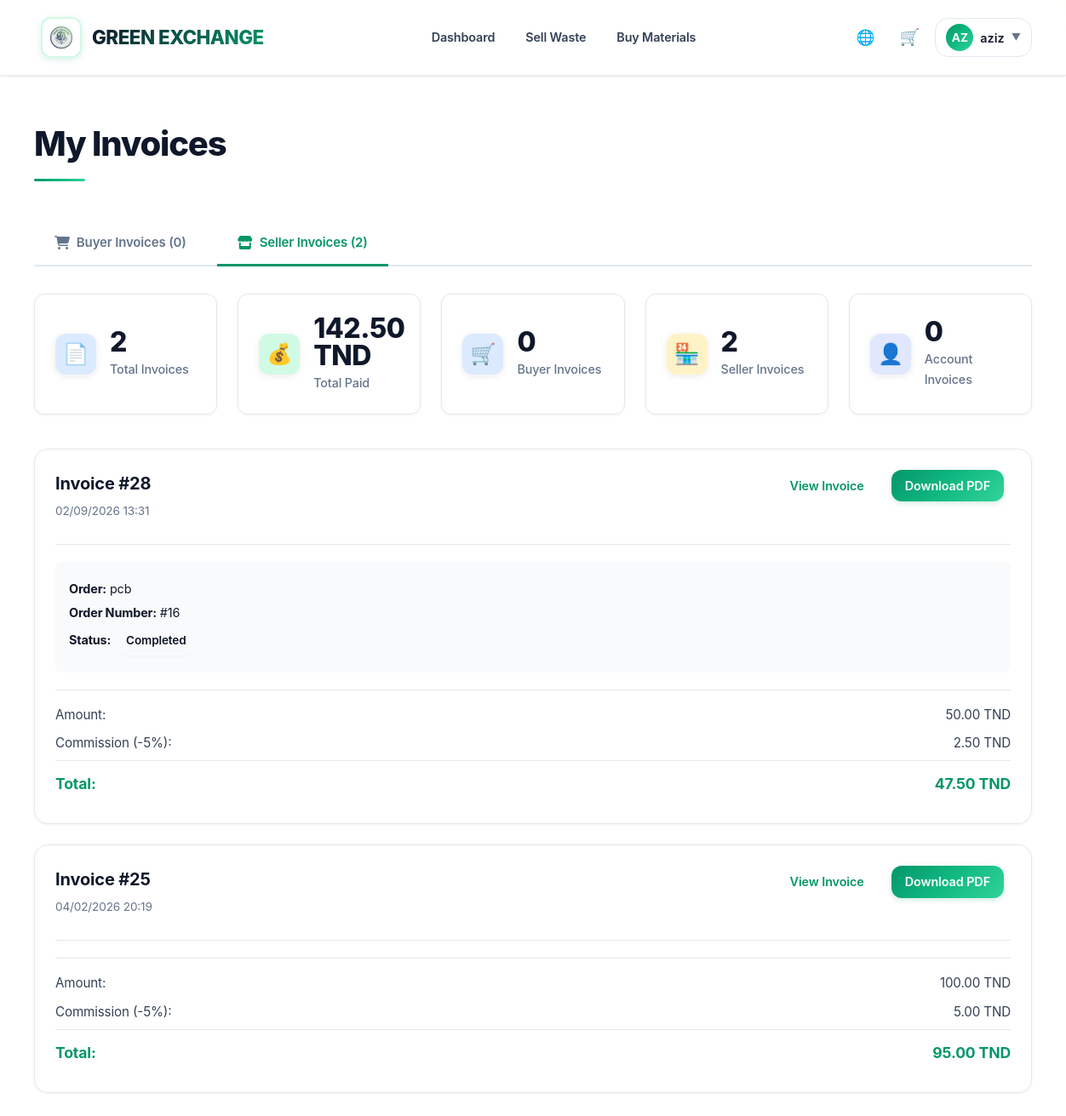
The app's page /pages/invoices.php?tab=seller (signed in) with its own data.
### tables this page shows
CREATE TABLE users (
    id INTEGER PRIMARY KEY AUTOINCREMENT,
    username VARCHAR(50) UNIQUE NOT NULL,
    email VARCHAR(100) UNIQUE NOT NULL,
    password VARCHAR(255) NOT NULL,
    phone VARCHAR(20),
    address TEXT,
    city VARCHAR(100),
    role VARCHAR(10) DEFAULT 'user' CHECK(role IN ('user', 'admin')),
    verified BOOLEAN DEFAULT 0,
    account_fee_paid BOOLEAN DEFAULT 0,
    created_at DATETIME DEFAULT CURRENT_TIMESTAMP
);

CREATE TABLE invoices (
    id INTEGER PRIMARY KEY AUTOINCREMENT,
    order_id INTEGER,
    user_id INTEGER NOT NULL,
    invoice_type VARCHAR(20) NOT NULL CHECK(invoice_type IN ('order', 'account_creation')),
    amount DECIMAL(10, 2) NOT NULL,
    commission DECIMAL(10, 2) DEFAULT 0,
    fees DECIMAL(10, 2) DEFAULT 0,
    total DECIMAL(10, 2) NOT NULL,
    created_at DATETIME DEFAULT CURRENT_TIMESTAMP, invoice_role VARCHAR(10),
    FOREIGN KEY (order_id) REFERENCES orders(id) ON DELETE SET NULL,
    FOREIGN KEY (user_id) REFERENCES users(id) ON DELETE CASCADE
);

CREATE TABLE posts (
    id INTEGER PRIMARY KEY AUTOINCREMENT,
    user_id INTEGER NOT NULL,
    title VARCHAR(200) NOT NULL,
    description TEXT,
    category VARCHAR(50) NOT NULL,
    waste_type VARCHAR(100) NOT NULL,
    location VARCHAR(200) NOT NULL,
    address TEXT,
    quantity DECIMAL(10, 2) NOT NULL,
    unit VARCHAR(10) NOT NULL CHECK(unit IN ('kg', 'tonnes')),
    price_per_kg DECIMAL(10, 2) NOT NULL,
    transport_by VARCHAR(10) NOT NULL CHECK(transport_by IN ('buyer', 'seller')),
    status VARCHAR(20) DEFAULT 'available' CHECK(status IN ('available', 'pending', 'sold', 'cancelled')),
    created_at DATETIME DEFAULT CURRENT_TIMESTAMP,
    updated_at DATETIME DEFAULT CURRENT_TIMESTAMP,
    FOREIGN KEY (user_id) REFERENCES users(id) ON DELETE CASCADE
);

CREATE TABLE "orders" (
                    id INTEGER PRIMARY KEY AUTOINCREMENT,
                    buyer_id INTEGER NOT NULL,
                    seller_id INTEGER NOT NULL,
                    post_id INTEGER NOT NULL,
                    quantity DECIMAL(10, 2) NOT NULL,
                    unit_price DECIMAL(10, 2) NOT NULL,
                    subtotal DECIMAL(10, 2) NOT NULL,
                    commission DECIMAL(10, 2),
                    buyer_commission DECIMAL(10, 2),
                    seller_commission DECIMAL(10, 2),
                    total_price DECIMAL(10, 2),
                    buyer_total DECIMAL(10, 2),
                    seller_total DECIMAL(10, 2),
                    status VARCHAR(20) DEFAULT 'pending' CHECK(status IN ('pending', 'confirmed', 'pending_completion', 'completed', 'cancelled')),
                    cancelled_by VARCHAR(10) CHECK(cancelled_by IN ('buyer', 'seller')),
                    created_at DATETIME DEFAULT CURRENT_TIMESTAMP,
                    updated_at DATETIME DEFAULT CURRENT_TIMESTAMP,
                    FOREIGN KEY (buyer_id) REFERENCES users(id) ON DELETE CASCADE,
                    FOREIGN KEY (seller_id) REFERENCES users(id) ON DELETE CASCADE,
                    FOREIGN KEY (post_id) REFERENCES posts(id) ON DELETE CASCADE
                );

### config/languages.php (called while the page is built, shortened)
<?php
function getCurrentLanguage() {
    return DEFAULT_LANGUAGE;
}
function loadTranslations($lang) {
    $translations = [];
    $lang_file = __DIR__ . "/../lang/{$lang}.php";
    if (file_exists($lang_file)) {
        if (isset($translations) && is_array($translations) && count($translations) > 0) {
            return $translations;
        }
    }
    return [];
}
function t($key, $params = []) {
    static $translations = null;
    static $current_lang = null;
    $lang = getCurrentLanguage();
    if ($translations === null || $current_lang !== $lang || empty($translations)) {
        $current_lang = $lang;
        $translations = loadTranslations($current_lang);
    }
    $translation = isset($translations[$key]) ? $translations[$key] : $key;
    return $translation;
}

### includes/functions.php (called while the page is built, shortened)
<?php
function isLoggedIn() {
    return isset($_SESSION['user_id']);
}
function getCurrentUser() {
    $pdo = getDB();
    $stmt = $pdo->prepare("SELECT * FROM users WHERE id = ?");
    $stmt->execute([$_SESSION['user_id']]);
    return $stmt->fetch();
}
function isAdmin() {
    $user = getCurrentUser();
    return $user && $user['role'] === 'admin';
}
function escape($string) {
    return htmlspecialchars($string, ENT_QUOTES, 'UTF-8');
}
function formatDate($date) {
    $timestamp = strtotime($date);
    return date('d/m/Y H:i', $timestamp);
}
function formatPrice($price) {
    return number_format((float)$price, 2, '.', ' ') . ' TND';
}

### pages/invoices.php (the view, shortened to what this page needs)
<?php
require_once __DIR__ . '/../includes/functions.php';
$user = getCurrentUser();
require_once __DIR__ . '/../includes/header.php';
$pdo = getDB();
$active_tab = $_GET['tab'] ?? 'buyer';
$stmt = $pdo->prepare("
    SELECT i.*, o.id as order_id, o.status as order_status, p.title as order_title
    FROM invoices i
    LEFT JOIN orders o ON i.order_id = o.id
    LEFT JOIN posts p ON o.post_id = p.id
    WHERE i.user_id = ?
    ORDER BY i.created_at DESC
");
$stmt->execute([$user['id']]);
$all_invoices = $stmt->fetchAll();
$buyer_invoices = array_filter($all_invoices, fn($i) => $i['invoice_role'] === 'buyer' || $i['invoice_type'] === 'account_creation');
$seller_invoices = array_filter($all_invoices, fn($i) => $i['invoice_role'] === 'seller');
if ($active_tab === 'buyer') {
    $invoices = $buyer_invoices;
} elseif ($active_tab === 'seller') {
    $invoices = $seller_invoices;
} else {
    $invoices = $all_invoices;
}
$total_invoices = count($all_invoices);
$total_paid = array_sum(array_column($all_invoices, 'total'));
$buyer_invoices_count = count($buyer_invoices);
$seller_invoices_count = count($seller_invoices);
$account_invoices = count(array_filter($all_invoices, fn($i) => $i['invoice_type'] === 'account_creation'));
?>
<div class="container">
    <h1 class="page-title"><?php echo t('my_invoices'); ?></h1>
    <div class="invoice-tabs">
        <a href="?tab=buyer" class="invoice-tab <?php echo $active_tab === 'buyer' ? 'active' : ''; ?>">
            <i class="fa-solid fa-shopping-cart"></i>
            <?php echo t('buyer_invoices'); ?> (<?php echo $buyer_invoices_count; ?>)
        </a>
        <a href="?tab=seller" class="invoice-tab <?php echo $active_tab === 'seller' ? 'active' : ''; ?>">
            <i class="fa-solid fa-store"></i>
            <?php echo t('seller_invoices'); ?> (<?php echo $seller_invoices_count; ?>)
        </a>
    </div>
    <div class="invoices-stats">
        <div class="stat-card">
            <div class="stat-icon" style="background: #dbeafe; color: #1e40af;">📄</div>
            <div class="stat-content">
                <h3><?php echo $total_invoices; ?></h3>
                <p><?php echo t('total_invoices'); ?></p>
            </div>
        </div>
        <div class="stat-card">
            <div class="stat-icon" style="background: #d1fae5; color: #065f46;">💰</div>
            <div class="stat-content">
                <h3><?php echo formatPrice($total_paid); ?></h3>
                <p><?php echo t('total_paid'); ?></p>
            </div>
        </div>
        <div class="stat-card">
            <div class="stat-icon" style="background: #dbeafe; color: #1e40af;">🛒</div>
            <div class="stat-content">
                <h3><?php echo $buyer_invoices_count; ?></h3>
                <p><?php echo t('buyer_invoices'); ?></p>
            </div>
        </div>
        <div class="stat-card">
            <div class="stat-icon" style="background: #fef3c7; color: #92400e;">🏪</div>
            <div class="stat-content">
                <h3><?php echo $seller_invoices_count; ?></h3>
                <p><?php echo t('seller_invoices'); ?></p>
            </div>
        </div>
        <div class="stat-card">
            <div class="stat-icon" style="background: #e0e7ff; color: #3730a3;">👤</div>
            <div class="stat-content">
                <h3><?php echo $account_invoices; ?></h3>
                <p><?php echo t('account_invoices'); ?></p>
            </div>
        </div>
    </div>
    <?php if (empty($invoices)): ?>
        <div class="empty-state">
            <div class="empty-icon">📋</div>
            <h2><?php echo t('no_invoices_yet'); ?></h2>
            <p><?php echo t('no_invoices_description'); ?></p>
        </div>
    <?php else: ?>
        <div class="invoices-list">
            <?php foreach ($invoices as $invoice): ?>
                <div class="invoice-card">
                    <div class="invoice-header">
                        <div>
                            <h3><?php echo t('invoice'); ?> #<?php echo $invoice['id']; ?></h3>
                            <p class="invoice-date"><?php echo formatDate($invoice['created_at']); ?></p>
                            <p class="invoice-type">
                                <?php if ($invoice['invoice_type'] === 'order'): ?>
                                    <?php if ($invoice['invoice_role'] === 'buyer'): ?>
                                        <span class="badge badge-buyer"><?php echo t('buyer_invoice'); ?></span>
                                    <?php else: ?>
                                        <span class="badge badge-seller"><?php echo t('seller_invoice'); ?></span>
                                    <?php endif; ?>
                                <?php else: ?>
                                    <span class="badge badge-account"><?php echo t('account_creation'); ?></span>
                                <?php endif; ?>
                            </p>
                        </div>
                        <div class="invoice-actions">
                            <a href="/pages/invoice-detail.php?id=<?php echo $invoice['id']; ?>" class="btn btn-outline btn-small"><?php echo t('view_invoice'); ?></a>
                            <a href="/api/download-invoice.php?id=<?php echo $invoice['id']; ?>" class="btn btn-primary btn-small" target="_blank"><?php echo t('download_pdf'); ?></a>
                        </div>
                    </div>
                    <?php if ($invoice['invoice_type'] === 'order' && $invoice['order_title']): ?>
                        <div class="invoice-order-info">
                            <p><strong><?php echo t('order'); ?>:</strong> <?php echo escape($invoice['order_title']); ?></p>
                            <?php if ($invoice['order_id']): ?>
                                <p><strong><?php echo t('order_number'); ?>:</strong> #<?php echo $invoice['order_id']; ?></p>
                                <p><strong><?php echo t('order_status'); ?>:</strong>
                                    <span class="status-badge status-<?php echo $invoice['order_status']; ?>">
                                        <?php echo t($invoice['order_status']); ?>
                                    </span>
                                </p>
                            <?php endif; ?>
                        </div>
                    <?php endif; ?>
                    <div class="invoice-summary">
                        <div class="summary-row">
                            <span><?php echo t('amount'); ?>:</span>
                            <span><?php echo formatPrice($invoice['amount']); ?></span>
                        </div>
                        <?php if ($invoice['commission'] > 0): ?>
                            <div class="summary-row">
                                <span>
                                    <?php echo t('commission'); ?>
                                    (<?php echo $invoice['invoice_role'] === 'buyer' ? '+' : '-'; ?><?php echo (BUYER_COMMISSION_RATE * 100); ?>%):
                                </span>
                                <span><?php echo formatPrice($invoice['commission']); ?></span>
                            </div>
                        <?php endif; ?>
                        <div class="summary-row total">
                            <span><?php echo t('total'); ?>:</span>
                            <span><?php echo formatPrice($invoice['total']); ?></span>
                        </div>
                    </div>
                </div>
            <?php endforeach; ?>
        </div>
    <?php endif; ?>
</div>
<?php require_once __DIR__ . '/../includes/footer.php'; ?>

### includes/header.php (shortened to what this page needs)
<?php
$current_user = getCurrentUser();
?>
<!DOCTYPE html>
<html lang="<?php echo getCurrentLanguage(); ?>" dir="<?php echo getCurrentLanguage() === 'ar' ? 'rtl' : 'ltr'; ?>">
<head>
    <link rel="stylesheet" href="https://cdnjs.cloudflare.com/ajax/libs/font-awesome/6.5.1/css/all.min.css">
    <link rel="stylesheet" href="/assets/css/style.css">
</head>
<body<?php echo isset($admin_page) && $admin_page ? ' class="admin-body"' : ''; ?>>
    <header>
        <div class="header-top">
            <div class="container">
                <div class="header-left">
                    <?php
                    $logo_link = '/';
                    if (isLoggedIn()) {
                        $logo_link = isAdmin() ? '/pages/admin.php' : '/pages/dashboard.php';
                    }
                    ?>
                    <a href="<?php echo $logo_link; ?>" class="logo-link">
                        <img src="/assets/images/logo.png" alt="Green Exchange" class="logo-image">
                        <h1 class="site-title">GREEN EXCHANGE</h1>
                    </a>
                </div>
                <div class="header-center">
                    <?php if (!isLoggedIn() && (basename($_SERVER['PHP_SELF']) == 'index.php' || $_SERVER['REQUEST_URI'] == '/')): ?>
                    <nav class="header-nav">
                        <a href="/#about"><?php echo t('about'); ?></a>
                        <a href="/#fees"><?php echo t('fees'); ?></a>
                    </nav>
                    <?php elseif (isLoggedIn()): ?>
                    <nav class="header-nav">
                        <?php if (!isAdmin()): ?>
                            <a href="/pages/dashboard.php"><?php echo t('dashboard'); ?></a>
                            <a href="/pages/post.php"><?php echo t('sell_waste'); ?></a>
                            <a href="/pages/browse.php"><?php echo t('buy_materials'); ?></a>
                        <?php endif; ?>
                    </nav>
                    <?php endif; ?>
                </div>
                <div class="header-right">
                    <div class="language-selector">
                        <button class="lang-toggle" onclick="toggleLanguageMenu()">
                            <span class="lang-icon">🌐</span>
                        </button>
                    </div>
                    <?php if (isLoggedIn()): ?>
                        <?php if (!isAdmin()): ?>
                            <a href="/pages/cart.php" class="header-icon-btn" title="<?php echo t('cart'); ?>">
                                🛒
                            </a>
                            <div class="user-menu">
                                <button class="user-menu-toggle" onclick="toggleUserMenu()">
                                    <div class="user-avatar">
                                        <?php echo strtoupper(substr($current_user['username'], 0, 2)); ?>
                                    </div>
                                    <span class="user-name"><?php echo escape($current_user['username']); ?></span>
                                    <span class="user-arrow">▼</span>
                                </button>
                            </div>
                        <?php else: ?>
                            <a href="/api/logout.php" class="btn-header btn-small"><?php echo t('logout'); ?></a>
                        <?php endif; ?>
                    <?php else: ?>
                        <a href="/pages/login.php" class="header-link"><?php echo t('login'); ?></a>
                        <a href="/pages/register.php" class="btn-header"><?php echo t('register'); ?></a>
                    <?php endif; ?>
                </div>
            </div>
        </div>
    </header>
    <main>

### records on screen
users: username "AZ", username "aziz"
invoices: id "28", created_at "02/09/2026 13:31", posts.title "pcb", order "16", order.status "Completed", amount "50.00 TND", commission "2.50 TND", total "47.50 TND"
invoices: id "25", created_at "04/02/2026 20:19", amount "100.00 TND", commission "5.00 TND", total "95.00 TND"

### other values on screen
t('dashboard') "Dashboard"
t('sell_waste') "Sell Waste"
t('buy_materials') "Buy Materials"
t('my_invoices') "My Invoices"
t('buyer_invoices') "Buyer Invoices"
$buyer_invoices_count "0"
t('seller_invoices') "Seller Invoices"
$seller_invoices_count "2"
$total_invoices "2"
t('total_invoices') "Total Invoices"
formatPrice($total_paid) "142.50 TND"
t('total_paid') "Total Paid"
$account_invoices "0"
t('account_invoices') "Account Invoices"
